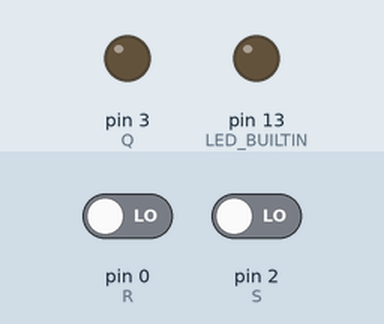
This sketch was run on a simulated Arduino Uno, built with avr-gcc and run on an emulated ATmega328P. Shown: output pins drawn as LEDs (lit = HIGH). Inputs (shaded band) come from the test bench; at power-on: pin 2 (S) LOW, pin 0 (R) LOW.

Above: at 2.7 s.
2.8 s: pin 2 (S) driven HIGH
At 4.0 s:
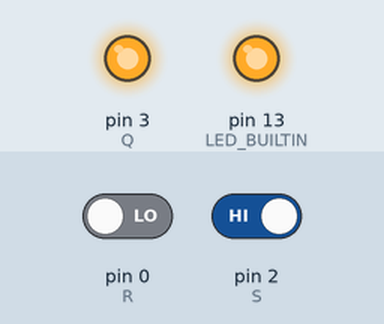
4.3 s: pin 2 (S) driven LOW
At 5.2 s:
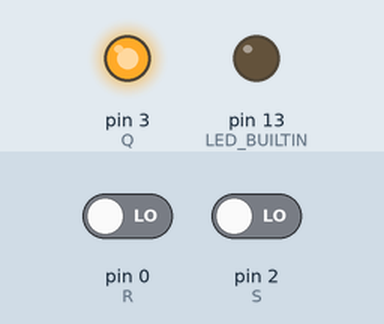
5.8 s: pin 0 (R) driven HIGH
At 6.3 s:
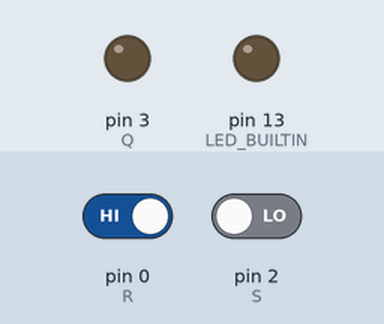
Timing chart, 0 to 8.8 s (numbered marks = the images above; inputs shaded):
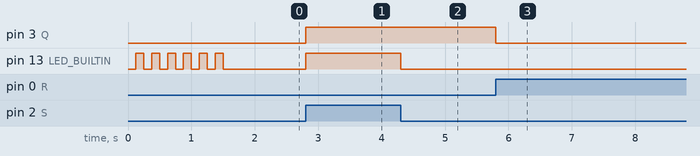

Measured:
- after the input at 2.8 s, pin 3 (Q), pin 13 (LED_BUILTIN): LOW → HIGH at once
- after the input at 4.3 s, pin 13 (LED_BUILTIN): HIGH → LOW at once
- after the input at 5.8 s, pin 3 (Q): HIGH → LOW at once
- by itself, pin 13 (LED_BUILTIN): alternates HIGH for 0.13 s and LOW for 0.13 s, 11 changes in all, then stays LOW

The sketch:

TrinketLATCH.ino
```cpp
//https://stackoverflow.com/questions/30856751/atmega328p-avrdude-could-not-find-usbtiny-device-0x1781-0xc

const int Q = 3;
const int S = 2;
const int R = 0;
const int B = 4;
bool LATCHED = false;
bool PHASOR = false;

void iamHere() {
  for (byte i = 0; i < 12; i++) {
    digitalWrite(LED_BUILTIN, i % 2);
    delay(125);
  }
}

void setup() {
  pinMode(LED_BUILTIN, OUTPUT);
  pinMode(1, INPUT);
  pinMode(2, INPUT);
  pinMode(3, OUTPUT);
  iamHere(); //Feedback to say code started.
}

void loop() {
  // Let's use the BuiltinLED to ensure we are synced
  digitalWrite(LED_BUILTIN, digitalRead(S));

  /* For this SR latch, we only care about the rising edge of the Set Pin.
  See this timing diagram below for correct behaviour
                    ----
  R                  |  |
  -------------------    -----------------------
          -------------------           --------
  S      |                   |          |
  -------                     ----------
          -----------                    -------
  L      |           |                  |
  -------             ------------------
  We achieve this by basing the Latch, not on the set pin, but on a PHASOR.
  LATCHED is only allowed to check the state of PHASOR while the set pin is HIGH.
  S and R must both be LOW for at least one cycle in order to prime the PHASOR. */


  if (digitalRead(S)) {
    LATCHED = PHASOR;
  } else {
    PHASOR = true;
  }

  if (digitalRead(R)) {
    LATCHED = false;
    PHASOR = false;
  }

  digitalWrite(Q, LATCHED);
}
```
